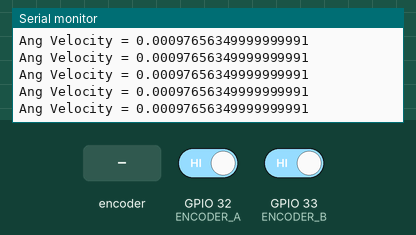
This sketch was run on a simulated ESP32. Shown: the last lines printed to the serial monitor. The test bench sets the inputs (shaded band); at power-on: GPIO 32 (ENCODER_A) HIGH, GPIO 33 (ENCODER_B) HIGH.

Above: at 1.2 s.
1.3 s: rotary encoder on GPIO 32 (ENCODER_A) / GPIO 33 (ENCODER_B) turned 1 step (first pin leading)
At 1.31 s:
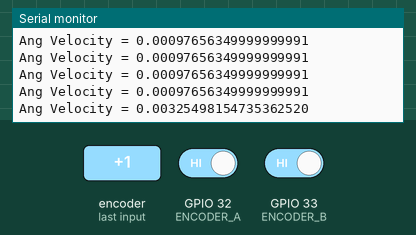
3.0 s: rotary encoder on GPIO 32 (ENCODER_A) / GPIO 33 (ENCODER_B) turned 1 step (first pin leading)
At 3.01 s:
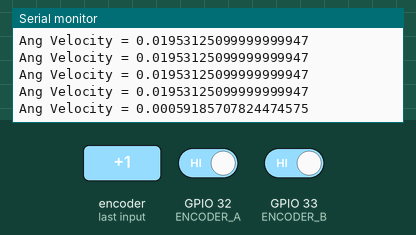
Timing chart, 0 to 6.0 s (numbered marks = the images above; inputs shaded):
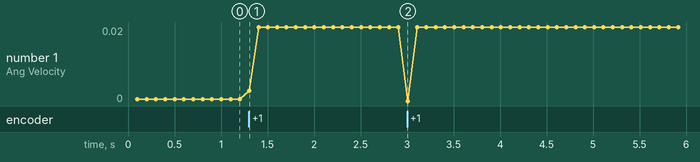

The sketch:

EncoderTest.ino
```cpp
// TEST ENCODER CODE

#define delta_t 100000 //sleep duration for velcoty readings (us)
#define ticks_per_roation 1024 //how many encoder ticks per roation of wheel
#define wheel_radius 0.13 //m

//Velocity bias from raw displacement readings
#define instant_bias 0.25
#define rolling_bias 0.75
#define rolling_length 10


// velocity
float ticks_per_second = 0;
float rot_per_second = 0;
float m_per_second = 0;


#define ENCODER_A 32 // Pin for Encoder A
#define ENCODER_B 33 // Pin for Encoder B
volatile int encoder_value = 0; // Global variable for storing the encoder position
volatile unsigned long time_of_poll = 1000000; // time of latest reading (microseconds)
volatile unsigned long time_of_prev_poll = 0; // time of second latest reading (microseconds - us )

float time_passed_rolling =1; // Holds tick duration over a rolling peroid
float time_passed_instant =1; // Holds tick duration over instant change in time

//times of last x readings, rolling average
volatile unsigned long poll_times[rolling_length];  // BOTH VALUES MUST BE IDENTICAL, One indexes the other.
volatile int poll_times_index = 0;


void encoder_isr() {
  // Reading the current state of encoder A and B
  int A = digitalRead(ENCODER_A);
  int B = digitalRead(ENCODER_B);
  // If the state of A changed, it means the encoder has been rotated
  if ((A == HIGH) != (B == LOW)) {
    encoder_value--;
  } else {
    encoder_value++;
  }

  // timestamp polls
  time_of_prev_poll = time_of_poll;
  time_of_poll = micros();
/*
  //Rolling average
  if (poll_times_index >= rolling_length+1) { poll_times_index = 1; } // Overflow
  poll_times[poll_times_index] = micros();
  poll_times_index++;
*/
}

void setup() {
  Serial.begin(115200); // Initialize serial communication
  pinMode(ENCODER_A, INPUT_PULLUP);
  pinMode(ENCODER_B, INPUT_PULLUP);
  // Attaching the ISR to encoder A
  attachInterrupt(digitalPinToInterrupt(ENCODER_A), encoder_isr, CHANGE);
}
void loop() {
  delayMicroseconds(delta_t);


/*ticks per second
  Calculated based on the velocity given by the difference bewteen two ticks (in us)
  However if a tick is not detected within the time period (velocity) of the previous,
  a delcelrating velocity is interpelated based on current time and the last tick using min(normal velocity, interpolated)

     normal: 1/((time_of_poll - time_of_prev_poll)*0.000001);
     interpolated: 1/((micros() - time_of_poll)*0.000001)

*/

  //time_passed_rolling = max(time_of_poll - time_of_prev_poll , micros() - time_of_poll);
  time_passed_rolling = time_of_poll - time_of_prev_poll;

  //time_passed_instant = (time_of_poll - time_of_prev_poll)*0.000001;


  ticks_per_second = 1/((time_passed_rolling)*0.000001);

  //rotations per second
  rot_per_second = ticks_per_second/ticks_per_roation;


  //debug
  //Serial.println("Encoder value = " + String(encoder_value));
  Serial.println("Ang Velocity = " + String(rot_per_second,20));


}
```

Measured:
- after the input at 1.3 s, the serial monitor: prints a new line at once (image 1)
- after the input at 3.0 s, the serial monitor: prints a new line at once (image 2)
- plotted number 1: 0 → 0.02 after the input at 1.3 s
